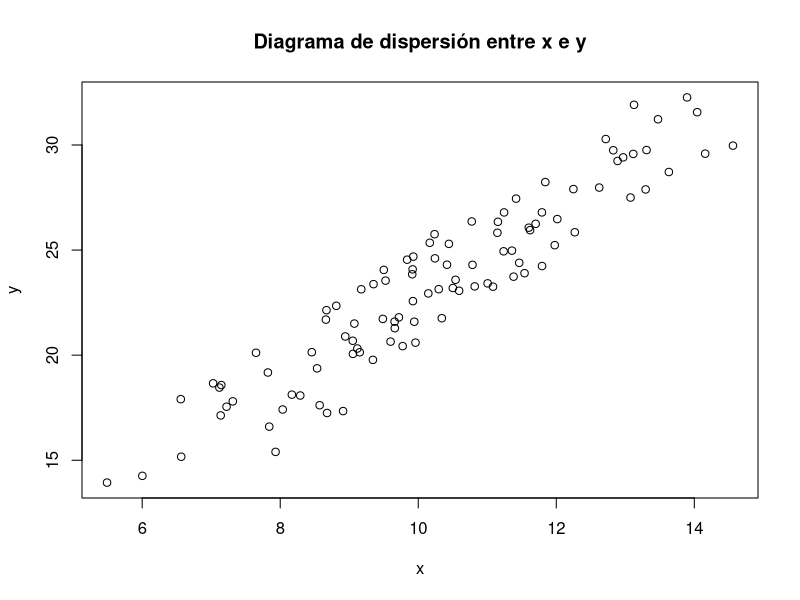
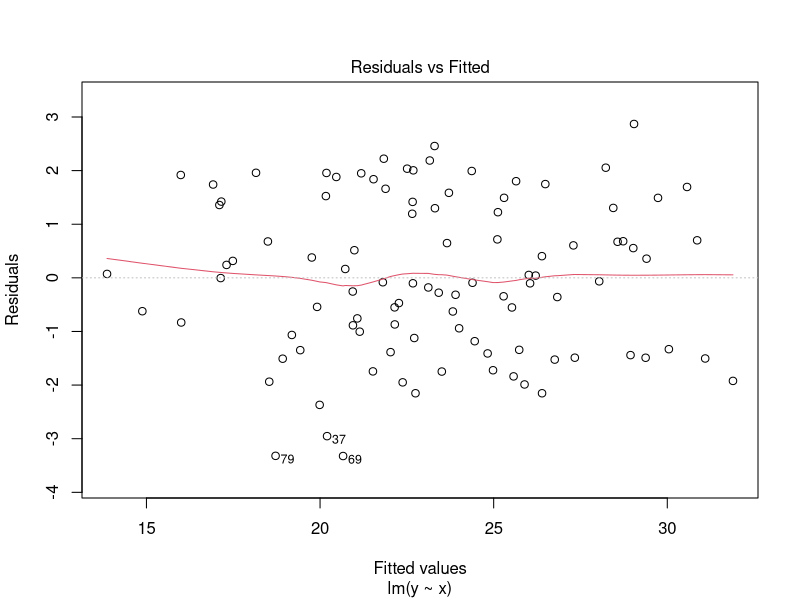
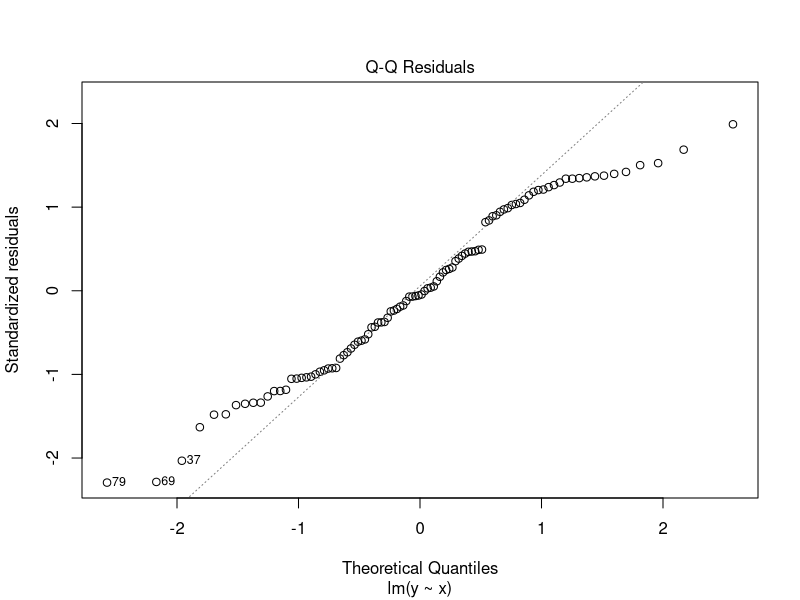
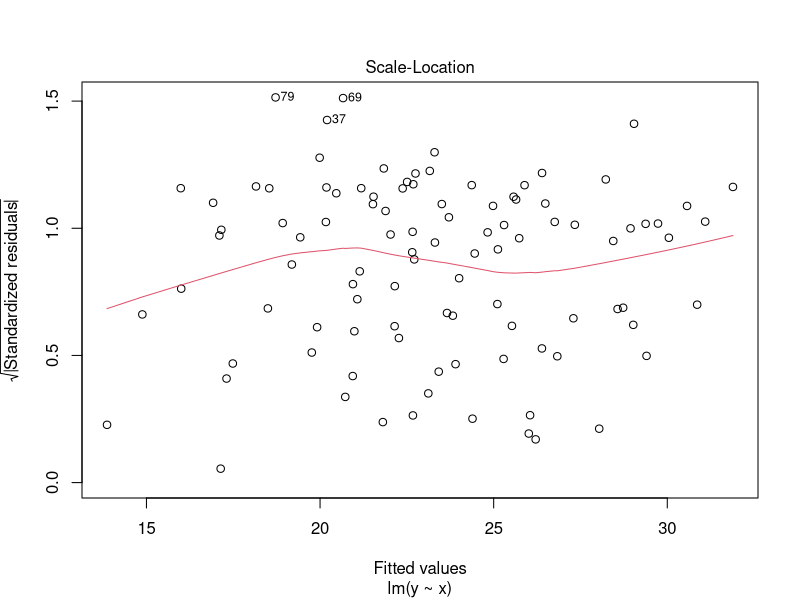
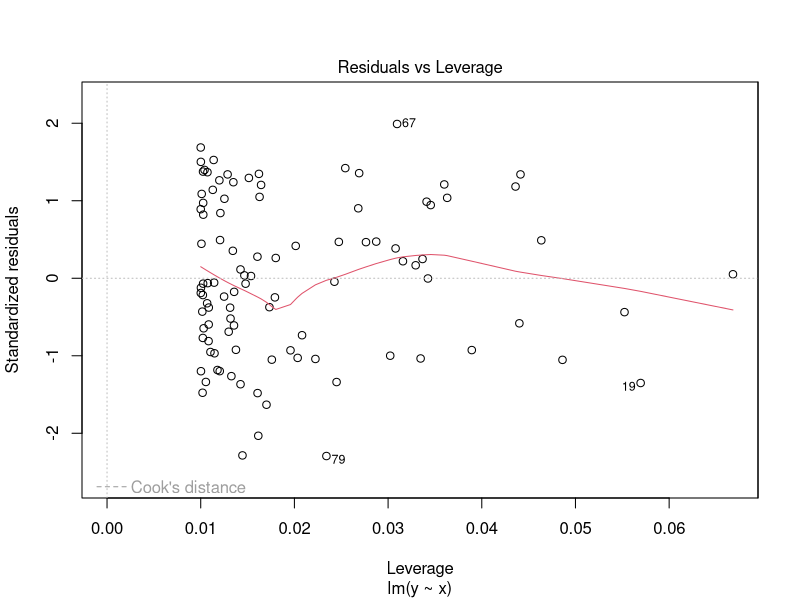
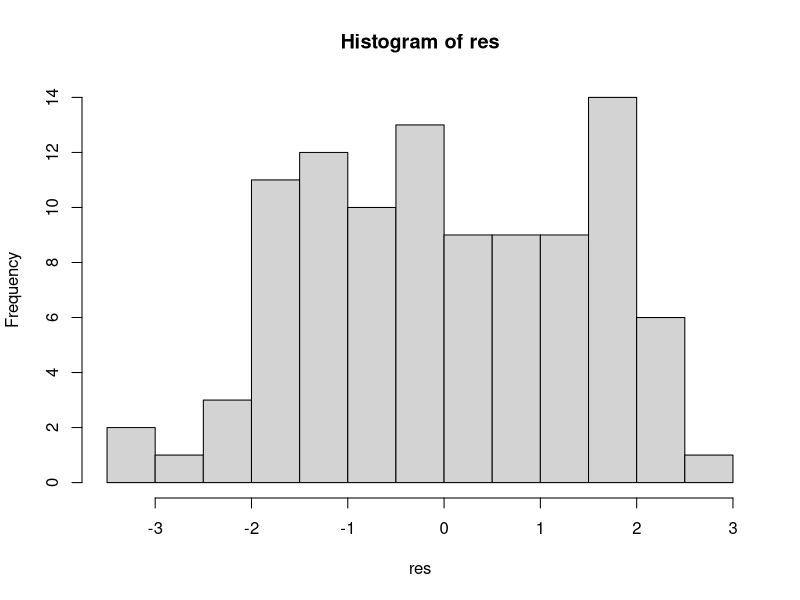
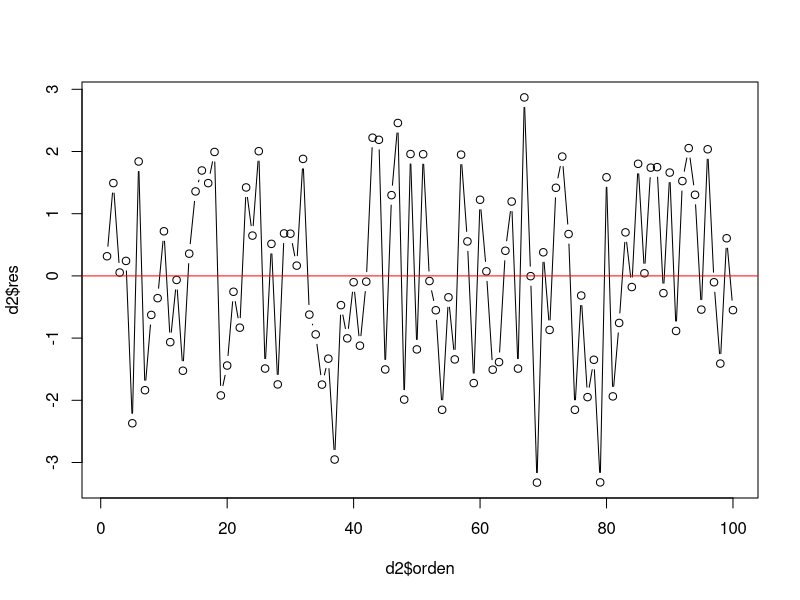
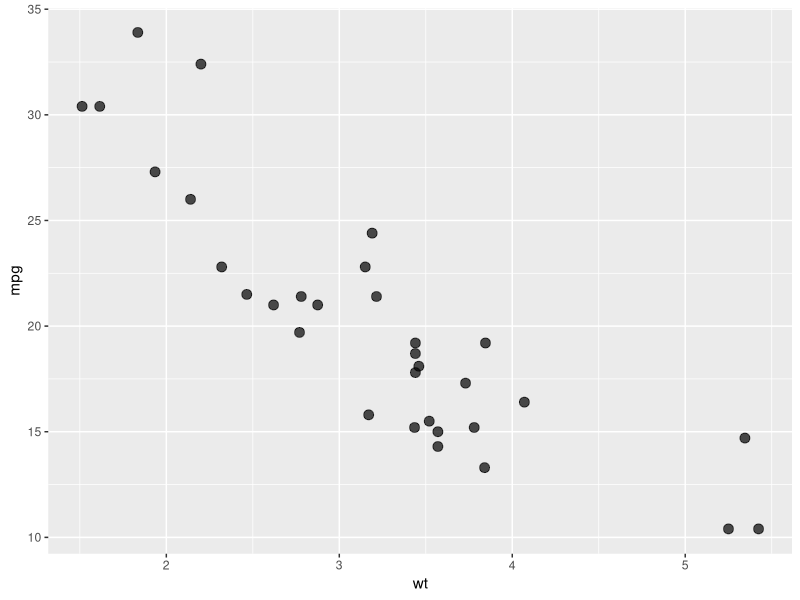

Here is the R script that generated these plots, in order:
## ---- chunk 1
# Librerías
library(ggplot2)
## ---- chunk 2
set.seed(456)
n <- 100
x <- rnorm(n,mean = 10, sd = 2)
y <- 3 + 2*x + rnorm(n, mean = 0, sd = 1.5)

# Juntamos en un df
datos <- data.frame(x=x,y=y)
head(datos)
## ---- chunk 3
plot(x,y, main='Diagrama de dispersión entre x e y')
## ---- chunk 4
modelo <- lm(y~x,data = datos) # y~.
modelo
## ---- chunk 5
summary(modelo)
## ---- chunk 6
# Coeficientes
coeficientes <- coef(modelo)
cat('Intercept beta0 es ', round(coeficientes[1],2),'\n')
cat('El valor de la pendiente beta1 es ', round(coeficientes[2],2),'\n')
## ---- chunk 7
ic <- confint(modelo)
ic
## ---- chunk 8
r2 <- summary(modelo)$r.squared
## ---- chunk 9
plot(modelo)
## ---- chunk 10
res <- residuals(modelo) # sacamos los residuos del modelo
hist(res, breaks=20)
## ---- chunk 11
orden <- 1:100
d2 <- data.frame(orden,res)
head(d2)
## ---- chunk 12
plot(d2$orden,d2$res, type='b')
abline(h=0,col = 'red')
## ---- chunk 13
dffits(modelo)
cooks.distance(modelo)
hatvalues(modelo)# leverage
## ---- chunk 14
data(mtcars)
df <- mtcars
head(df)
## ---- chunk 15
ggplot(df,aes(x=wt,y=mpg))+ geom_point(size=3, alpha=0.7)
## ---- chunk 16
cor(df$wt,df$mpg)
## ---- chunk 17
modelo_mpg <- lm(mpg ~ wt, data=df)
summary(modelo_mpg)
## ---- chunk 18
# Gráfico con línea de regresión y bandas de confianza
ggplot(df, aes(x = wt, y = mpg)) +
  geom_point(size = 3, alpha = 0.7, color = "steelblue") +
  geom_smooth(method = "lm", se = TRUE, color = "red", fill = "pink", alpha = 0.3) +
  labs(title = "Modelo de Regresión: MPG vs Peso",
       x = "Peso (1000 lbs)",
       y = "Millas por Galón") +
  theme_minimal() +
  theme(plot.title = element_text(size = 14, face = "bold"))
## ---- chunk 19
# Extraer residuos y valores ajustados
datos_diagnostico <- data.frame(
  residuos = residuals(modelo_mpg),
  valores_ajustados = fitted(modelo_mpg)
)

# Gráfico de Residuos vs. Valores Ajustados con ggplot2
ggplot(datos_diagnostico, aes(x = valores_ajustados, y = residuos)) +
  geom_point(color = "#0072B2", alpha = 0.7) +
  geom_hline(yintercept = 0, color = "red", linetype = "dashed") +
  geom_smooth(method = "loess", se = FALSE, color = "red", linewidth = 0.8, formula = y ~ x) +
  labs(
    title = "Residuos vs. Valores Ajustados",
    x = "Valores Ajustados",
    y = "Residuos"
  ) +
  theme_classic(base_size = 12)
## ---- chunk 20
suppressPackageStartupMessages(library(lmtest))
# Test RESET para el modelo correcto (horas de estudio)
reset_resultado <- resettest(modelo_mpg, power = 2:3, type = "fitted")
print(reset_resultado)
## ---- chunk 21
# Crear datos para el gráfico Scale-Location
datos_scale_loc <- data.frame(
  valores_ajustados = fitted(modelo_mpg),
  residuos_std_sqrt = sqrt(abs(rstandard(modelo_mpg)))
)

# Gráfico Scale-Location con ggplot2
ggplot(datos_scale_loc, aes(x = valores_ajustados, y = residuos_std_sqrt)) +
  geom_point(color = "#0072B2", alpha = 0.7) +
  geom_smooth(method = "loess", se = FALSE, color = "red", linewidth = 0.8, formula = y ~ x) +
  labs(
    title = "Scale-Location",
    x = "Valores Ajustados",
    y = expression(sqrt("|Residuos Estandarizados|"))
  ) +
  theme_classic(base_size = 12)

# Prueba de Breusch-Pagan
suppressPackageStartupMessages(library(lmtest))
bp_resultado <- bptest(modelo_mpg)
print(bp_resultado)


## ---- chunk 22
# Crear datos para los gráficos
residuos <- residuals(modelo_mpg)

# 1. Gráfico Q-Q con ggplot2
datos_qq <- data.frame(residuos = residuos)

p1 <- ggplot(datos_qq, aes(sample = residuos)) +
  geom_qq(color = "#0072B2", alpha = 0.7) +
  geom_qq_line(color = "red", linetype = "dashed") +
  labs(
    title = "Normal Q-Q Plot",
    x = "Cuantiles Teóricos",
    y = "Cuantiles de la Muestra"
  ) +
  theme_classic(base_size = 10)

# 2. Histograma con ggplot2
datos_hist <- data.frame(residuos = residuos)

p2 <- ggplot(datos_hist, aes(x = residuos)) +
  geom_histogram(aes(y = after_stat(density)), bins = 15, fill = "lightblue", 
                 color = "black", alpha = 0.7) +
  stat_function(fun = dnorm, 
                args = list(mean = mean(residuos), sd = sd(residuos)),
                color = "red", linewidth = 1) +
  labs(
    title = "Histograma de Residuos",
    x = "Residuos",
    y = "Densidad"
  ) +
  theme_classic(base_size = 10)

# 3. Mostrar ambos gráficos lado a lado
library(gridExtra)
grid.arrange(p1, p2, ncol = 2)

# Prueba de Shapiro-Wilk
suppressPackageStartupMessages(library(lmtest))
shapiro_resultado <- shapiro.test(residuals(modelo_mpg))
print(shapiro_resultado)

# Prueba de Jarque-Bera
suppressPackageStartupMessages(library(tseries))
jb_resultado <- jarque.bera.test(residuals(modelo_mpg))
print(jb_resultado)
## ---- chunk 23
# Gráfico de residuos vs orden de observación con ggplot2
datos_orden <- data.frame(
  orden = 1:length(residuals(modelo_mpg)),
  residuos = residuals(modelo_mpg)
)

ggplot(datos_orden, aes(x = orden, y = residuos)) +
  geom_point(color = "#0072B2", alpha = 0.7) +
  geom_line(color = "#0072B2", alpha = 0.5) +
  geom_hline(yintercept = 0, color = "red", linetype = "dashed") +
  labs(
    title = "Residuos vs Orden de Observación",
    x = "Orden de observación",
    y = "Residuos"
  ) +
  theme_classic(base_size = 12)

# Prueba de Durbin-Watson
suppressPackageStartupMessages(library(lmtest))
dw_resultado_valido <- dwtest(modelo_mpg)
print(dw_resultado_valido)

# Prueba de Breusch-Godfrey (más general)
bg_resultado <- bgtest(modelo_mpg, order = 2)
print(bg_resultado)
## ---- chunk 24
# Crear datos para el gráfico Residuals vs. Leverage
leverage_vals <- hatvalues(modelo_mpg)
residuos_stud <- rstudent(modelo_mpg)  # Residuos estudentizados
cook_dist <- cooks.distance(modelo_mpg)

datos_leverage <- data.frame(
  leverage = leverage_vals,
  residuos_stud = residuos_stud,
  cook = cook_dist,
  observacion = 1:length(leverage_vals)
)

# Calcular umbrales
n <- nrow(datos)
k <- 1
leverage_threshold <- 2 * (k + 1) / n
cook_threshold <- 4 / (n - k - 1)

# Función para crear curvas de Cook
cook_curve <- function(leverage, cook_value, k) {
  sqrt(cook_value * (k + 1) * (1 - leverage) / leverage)
}

# Crear curvas de Cook para diferentes valores
lev_seq <- seq(0.001, max(leverage_vals) * 1.1, length.out = 100)
cook_05 <- data.frame(
  leverage = lev_seq,
  pos = cook_curve(lev_seq, 0.5, k),
  neg = -cook_curve(lev_seq, 0.5, k)
)
cook_1 <- data.frame(
  leverage = lev_seq,
  pos = cook_curve(lev_seq, 1, k),
  neg = -cook_curve(lev_seq, 1, k)
)

# Gráfico Residuals vs. Leverage con ggplot2
ggplot(datos_leverage, aes(x = leverage, y = residuos_stud)) +
  # Curvas de Cook
  geom_line(data = cook_05, aes(x = leverage, y = pos), 
            color = "red", linetype = "dashed", alpha = 0.6, inherit.aes = FALSE) +
  geom_line(data = cook_05, aes(x = leverage, y = neg), 
            color = "red", linetype = "dashed", alpha = 0.6, inherit.aes = FALSE) +
  geom_line(data = cook_1, aes(x = leverage, y = pos), 
            color = "red", linetype = "solid", alpha = 0.8, inherit.aes = FALSE) +
  geom_line(data = cook_1, aes(x = leverage, y = neg), 
            color = "red", linetype = "solid", alpha = 0.8, inherit.aes = FALSE) +
  # Puntos de datos
  geom_point(color = "#0072B2", alpha = 0.7, size = 2) +
  # Líneas de referencia
  geom_hline(yintercept = 0, color = "gray", linetype = "dashed") +
  geom_hline(yintercept = c(-2, 2), color = "orange", linetype = "dotted", alpha = 0.7) +
  geom_vline(xintercept = leverage_threshold, color = "purple", linetype = "dotted", alpha = 0.7) +
  # Etiquetas
  labs(
    title = "Residuals vs. Leverage",
    x = "Leverage",
    y = "Residuos Estudentizados",
    caption = "Curvas rojas: Cook 0.5 (discontinua) y 1.0 (continua) | Líneas naranjas: ±2 | Línea morada: umbral leverage"
  ) +
  theme_classic(base_size = 12)

# Identificar observaciones problemáticas
high_leverage <- which(leverage_vals > leverage_threshold)
outliers_stud <- which(abs(residuos_stud) > 2)
high_cook <- which(cook_dist > cook_threshold)
## ---- chunk 25
# Preparar todos los datos necesarios para los gráficos
residuos_completo <- residuals(modelo_mpg)
valores_ajustados_completo <- fitted(modelo_mpg)
residuos_std <- rstandard(modelo_mpg)
leverage_vals <- hatvalues(modelo_mpg)

# 1. Gráfico Residuos vs. Valores Ajustados
p1_completo <- ggplot(data.frame(x = valores_ajustados_completo, y = residuos_completo), 
                      aes(x = x, y = y)) +
  geom_point(color = "#0072B2", alpha = 0.7) +
  geom_hline(yintercept = 0, color = "red", linetype = "dashed") +
  geom_smooth(method = "loess", se = FALSE, color = "red", linewidth = 0.8, formula = y ~ x) +
  labs(title = "Residuos vs. Valores Ajustados", x = "Valores Ajustados", y = "Residuos") +
  theme_classic(base_size = 10)

# 2. Gráfico Q-Q Normal
datos_qq_completo <- data.frame(residuos = residuos_std)

p2_completo <- ggplot(datos_qq_completo, aes(sample = residuos)) +
  geom_qq(color = "#0072B2", alpha = 0.7) +
  geom_qq_line(color = "red", linetype = "dashed") +
  labs(title = "Normal Q-Q Plot", x = "Cuantiles Teóricos", y = "Cuantiles de la Muestra") +
  theme_classic(base_size = 10)

# 3. Gráfico Scale-Location
p3_completo <- ggplot(data.frame(x = valores_ajustados_completo, 
                                 y = sqrt(abs(residuos_std))), 
                      aes(x = x, y = y)) +
  geom_point(color = "#0072B2", alpha = 0.7) +
  geom_smooth(method = "loess", se = FALSE, color = "red", linewidth = 0.8, formula = y ~ x) +
  labs(title = "Scale-Location", x = "Valores Ajustados", 
       y = expression(sqrt("|Residuos Estandarizados|"))) +
  theme_classic(base_size = 10)

# 4. Gráfico Residuos vs. Leverage (con curvas de Cook)
p4_completo <- ggplot(datos_leverage, aes(x = leverage, y = residuos_stud)) +
  # Curvas de Cook
  geom_line(data = cook_05, aes(x = leverage, y = pos), 
            color = "red", linetype = "dashed", alpha = 0.6, inherit.aes = FALSE) +
  geom_line(data = cook_05, aes(x = leverage, y = neg), 
            color = "red", linetype = "dashed", alpha = 0.6, inherit.aes = FALSE) +
  geom_line(data = cook_1, aes(x = leverage, y = pos), 
            color = "red", linetype = "solid", alpha = 0.8, inherit.aes = FALSE) +
  geom_line(data = cook_1, aes(x = leverage, y = neg), 
            color = "red", linetype = "solid", alpha = 0.8, inherit.aes = FALSE) +
  # Puntos de datos
  geom_point(color = "#0072B2", alpha = 0.7, size = 1.5) +
  # Líneas de referencia
  geom_hline(yintercept = 0, color = "gray", linetype = "dashed") +
  geom_hline(yintercept = c(-2, 2), color = "orange", linetype = "dotted", alpha = 0.7) +
  geom_vline(xintercept = leverage_threshold, color = "purple", linetype = "dotted", alpha = 0.7) +
  labs(title = "Residuals vs. Leverage", x = "Leverage", y = "Residuos Estudentizados") +
  theme_classic(base_size = 10)

# 5. Histograma de residuos
p5_completo <- ggplot(data.frame(residuos = residuos_completo), aes(x = residuos)) +
  geom_histogram(aes(y = after_stat(density)), bins = 15, fill = "lightblue", 
                 color = "black", alpha = 0.7) +
  stat_function(fun = dnorm, 
                args = list(mean = mean(residuos_completo), sd = sd(residuos_completo)),
                color = "red", linewidth = 1) +
  labs(title = "Histograma de Residuos", x = "Residuos", y = "Densidad") +
  theme_classic(base_size = 10)

# 6. Residuos vs. Orden
p6_completo <- ggplot(data.frame(orden = 1:length(residuos_completo), 
                                 residuos = residuos_completo), 
                      aes(x = orden, y = residuos)) +
  geom_point(color = "#0072B2", alpha = 0.7) +
  geom_line(color = "#0072B2", alpha = 0.5) +
  geom_hline(yintercept = 0, color = "red", linetype = "dashed") +
  labs(title = "Residuos vs. Orden", x = "Orden de observación", y = "Residuos") +
  theme_classic(base_size = 10)

# Mostrar todos los gráficos en una rejilla 2x3
library(gridExtra)
grid.arrange(p1_completo, p2_completo, p3_completo, 
             p4_completo, p5_completo, p6_completo, ncol = 3)
